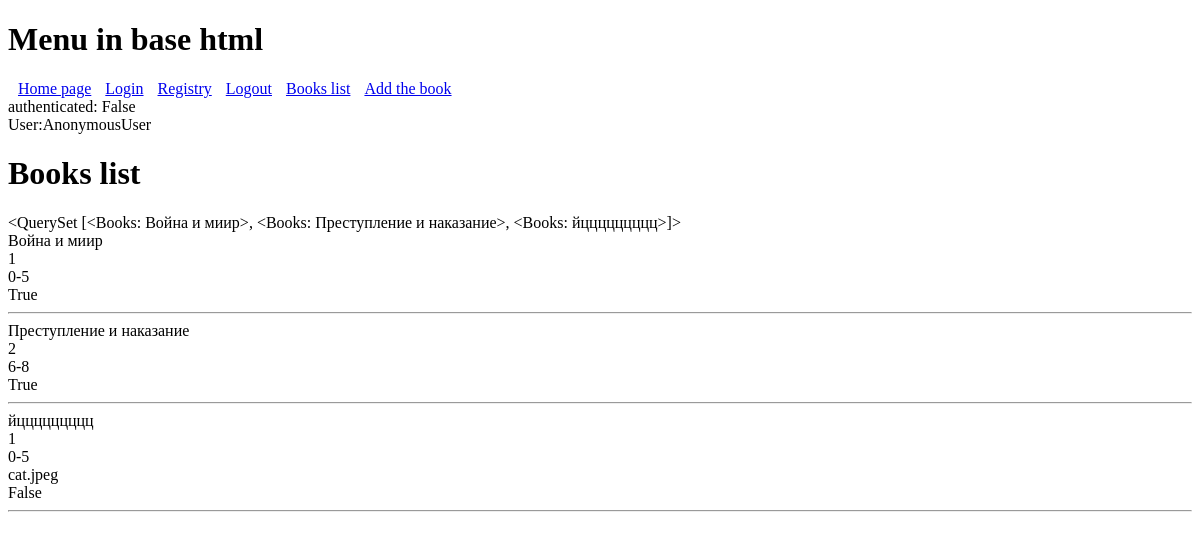
Before: /bookslist/ with the older database file.
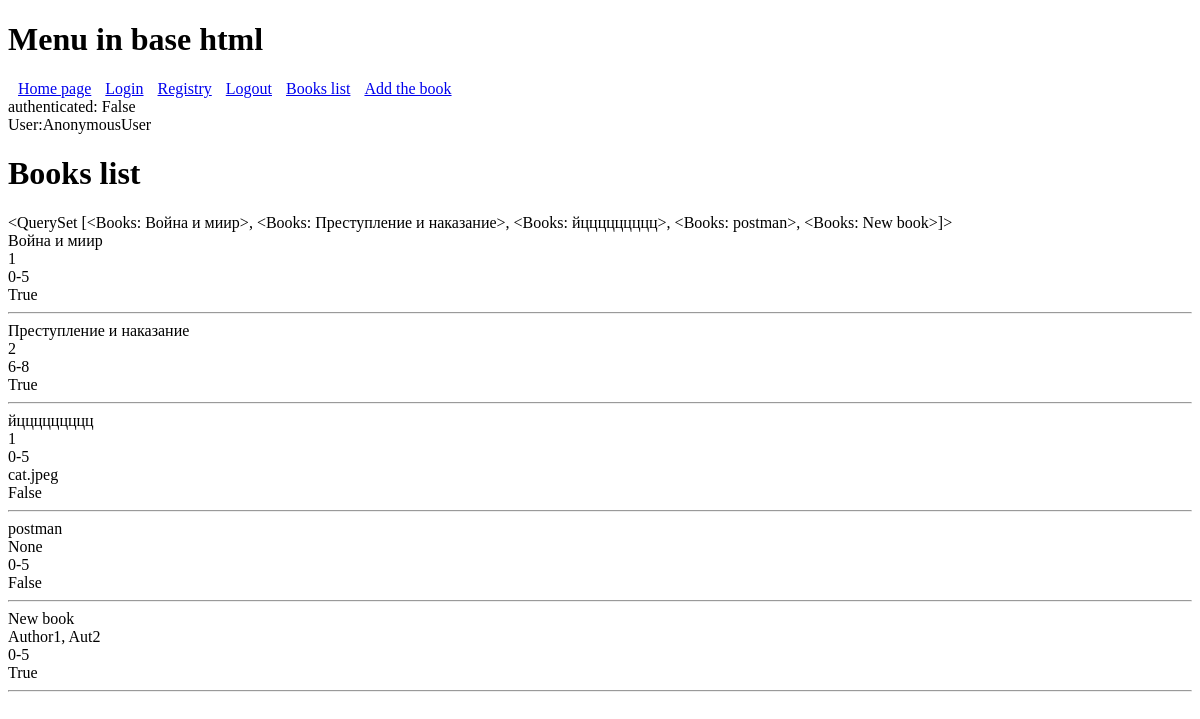
After: the same page with the newer database file.
### main/models.py (models this page shows)
class Books(models.Model):
    title        = models.CharField(max_length=50, blank=False)
    author       = models.CharField(max_length=200, blank=True, null=True)
    age_range    = models.ForeignKey('Age_range',on_delete=models.PROTECT)
    img          = models.ImageField(blank=True, null=True)
    googl_id     = models.CharField(max_length=20,blank=True,null=True)
    actual       = models.BooleanField(default=True)
    def __str__ (self):
        return f"{self.title}"

class Age_range(models.Model):
    range      = models.CharField(max_length=25, blank=False)
    def __str__ (self):
        return f"{self.range}"

### main/views.py (the view)
# urls.py: path('bookslist/', BooksList.as_view(), name='booklist_path'),
class BooksList(ListView):
    model = Books
    fields = '__all__'
    template_name = 'main/books_list.html'

### main/templates/main/books_list.html
{% extends 'base/base.html' %}
{% block content %}
	<h1> Books list</h1>
	{{object_list}}
	{% for b in object_list %}
	<div>{{ b.title }}</div>
	<div>{{ b.author }}</div>
	<div>{{ b.age_range }}</div>
	<div>{{ b.img }}</div>
	<div>{{ b.actual }}</div>
	<hr>
	{% endfor %}
	{% endblock %}

### templates/base/base.html (shortened to what this page needs)
{% load static %}
{% block base_top %}
<!DOCTYPE html>
<html lang="en">
<head>
</head>
<body>
{% endblock %}
{% block main_menu %}
<h1>Menu in base html</h1>
<div>
	<a href="/homepage/">Home page</a>
	<a href="/login/login">Login</a>
	<a href="/login/registry/">Registry</a>
	<a href="/login/logout/">Logout</a>
	<a href="/bookslist/">Books list</a>
	<a href="/bookadd">Add the book</a>
</div>
<div>
	authenticated: {{request.user.is_authenticated}} <br>
  User:{{user}}
</div>
{% endblock %}
{% block content%}
{% endblock %}
{% block main_bottom %}
</body>
</html>
{% endblock %}

### templates/base/base.html (style rules this page uses)
a { margin-left: 10px; }

Changed rows visible on the page:
computed for Books "Война и миир": title.title "<QuerySet [<Books: Война и миир>, <Books: Преступление и наказание>, <Books: йццццццццц>]>" → "<QuerySet [<Books: Война и миир>, <Books: Преступление и наказание>, <Books: йццццццццц>, <Books: postman>, <Books: New book>]>"
added Books: title "postman", author "None", age_range "0-5", actual "False"
added Books: title "New book", author "Author1, Aut2", age_range "0-5", actual "True"
